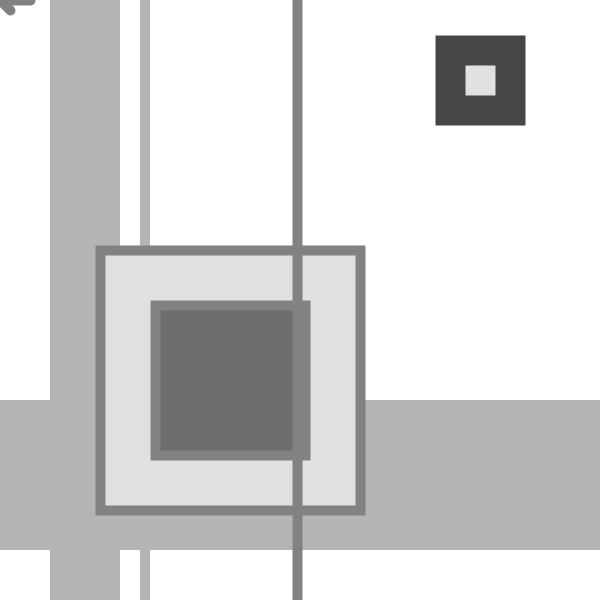
Frame 1 (no input)
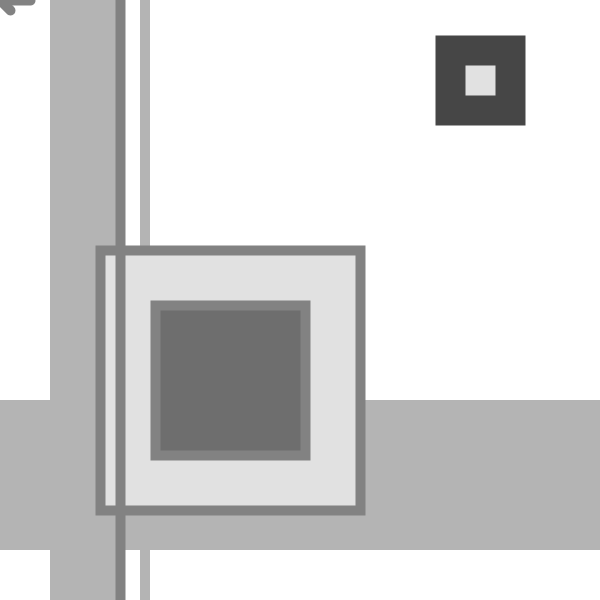
Frame 60 (the mouse pressed at the canvas centre just before this capture)
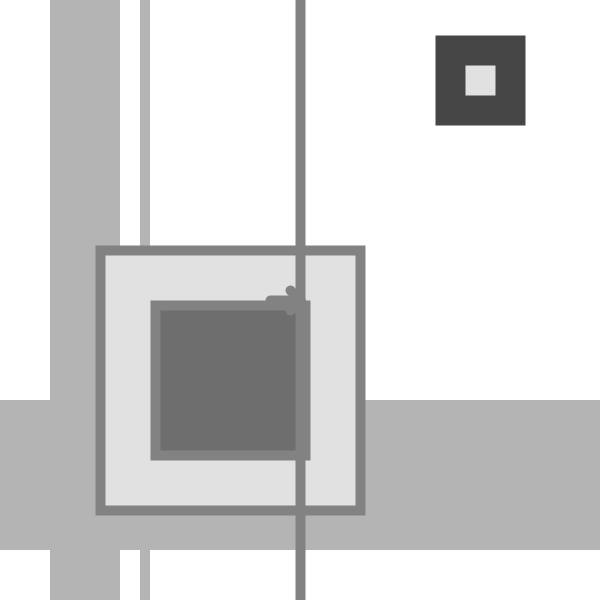
Frame 120 (the mouse held since frame 60 and released just before this capture)

The Processing sketch that drew these frames (run headless with seeded random() and noise(); from frame 60 on, the mouse is pressed at the canvas centre):

// Processing sketch: processing_14433
// ── processing_14433.pde

int x;
int jo;
int offset = 10; 
int z = 300;
int y = 300;
int radius = 200;

void setup() {
  size (600, 600);
  x = width/2;

  smooth();
  noFill();
}


void draw() 
{
  background(255);
  fill(125,10,10);
  noStroke();
  noStroke();
fill(180);
rect(140,0,10,600);



if (mousePressed && insideQuad(280,400,510,350,490,550,230,570)) {

  jo = 255;
}
else {
  jo = 0;
}


if (mousePressed && insideQuad(300,250,350,210,330,280,290,290)) {

  jo = 255;
}
else {
  jo = 0;
}
noStroke();
fill(180);
rect(50,0,70,600);

if (keyPressed==true && insideQuad(130,390,270,470,240,500,100,520)) {

  jo = 255;
}
else {
  jo = 0;
}
fill(jo);
fill(225);
stroke(70);
strokeWeight(30);
rect(450,50,60,60);


noStroke();
fill(180);
rect(0,400,600,150);


stroke (1);

fill(225);
stroke(130);
strokeWeight(10);
rect(100,250,260,260);

fill(110);


rect(155,305,150,150);



if(mouseX>x)
{  

  x += 3;
  offset = -10;
}
else if(mouseX<x) {
  x -= 3;
  offset = 10;
}


line(x, 0, x, height);
line(mouseX, mouseY, mouseX + offset, mouseY - 10);
line(mouseX, mouseY, mouseX + offset, mouseY + 10);
line(mouseX, mouseY, mouseX + offset*3, mouseY);
}










boolean insideQuad(float x0, float y0, float x1, float y1, float x2, float y2, float x3, float y3) {
  return insideTriangle(x0, y0, x1, y1, x2, y2) || insideTriangle(x2, y2, x3, y3, x0, y0);
}


// This method uses the Barycentric technique described here:
// http://www.blackpawn.com/texts/pointinpoly/default.html

boolean insideTriangle(float x0, float y0, float x1, float y1, float x2, float y2) {

  // Compute vectors        
  float dx0 = x1 - x0;
  float dy0 = y1 - y0;

  float dx1 = x2 - x0;
  float dy1 = y2 - y0;

  float dx2 = mouseX - x0;
  float dy2 = mouseY - y0;

  // Compute dot products
  float dot00 = dx0 * dx0 + dy0 * dy0;
  float dot01 = dx0 * dx1 + dy0 * dy1;
  float dot02 = dx0 * dx2 + dy0 * dy2;
  float dot11 = dx1 * dx1 + dy1 * dy1;
  float dot12 = dx1 * dx2 + dy1 * dy2;

  // Compute barycentric coordinates
  float invDenom = 1.0f / (dot00 * dot11 - dot01 * dot01);
  float u = (dot11 * dot02 - dot01 * dot12) * invDenom;
  float v = (dot00 * dot12 - dot01 * dot02) * invDenom;

  // Check if point is in triangle
  return (u > 0) && (v > 0) && (u + v < 1);
}
